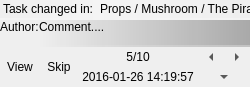
<?xml version="1.0" encoding="UTF-8"?>
<ui version="4.0">
 <class>floatNotify</class>
 <widget class="QWidget" name="floatNotify">
  <property name="geometry">
   <rect>
    <x>0</x>
    <y>0</y>
    <width>250</width>
    <height>87</height>
   </rect>
  </property>
  <property name="minimumSize">
   <size>
    <width>250</width>
    <height>80</height>
   </size>
  </property>
  <layout class="QGridLayout" name="gridLayout_2" rowstretch="0,1,0">
   <property name="margin">
    <number>0</number>
   </property>
   <property name="spacing">
    <number>0</number>
   </property>
   <item row="2" column="0" colspan="3">
    <layout class="QGridLayout" name="gridLayout">
     <property name="spacing">
      <number>0</number>
     </property>
     <item row="0" column="0" rowspan="3">
      <widget class="QToolButton" name="viewToolButton">
       <property name="sizePolicy">
        <sizepolicy hsizetype="Preferred" vsizetype="Preferred">
         <horstretch>0</horstretch>
         <verstretch>0</verstretch>
        </sizepolicy>
       </property>
       <property name="text">
        <string>View</string>
       </property>
       <property name="autoRaise">
        <bool>true</bool>
       </property>
      </widget>
     </item>
     <item row="0" column="5">
      <widget class="QToolButton" name="nextToolButton">
       <property name="sizePolicy">
        <sizepolicy hsizetype="Preferred" vsizetype="Preferred">
         <horstretch>0</horstretch>
         <verstretch>0</verstretch>
        </sizepolicy>
       </property>
       <property name="maximumSize">
        <size>
         <width>30</width>
         <height>20</height>
        </size>
       </property>
       <property name="text">
        <string>...</string>
       </property>
       <property name="autoRaise">
        <bool>true</bool>
       </property>
       <property name="arrowType">
        <enum>Qt::RightArrow</enum>
       </property>
      </widget>
     </item>
     <item row="0" column="4">
      <widget class="QToolButton" name="prevToolButton">
       <property name="sizePolicy">
        <sizepolicy hsizetype="Preferred" vsizetype="Preferred">
         <horstretch>0</horstretch>
         <verstretch>0</verstretch>
        </sizepolicy>
       </property>
       <property name="maximumSize">
        <size>
         <width>30</width>
         <height>20</height>
        </size>
       </property>
       <property name="text">
        <string>...</string>
       </property>
       <property name="autoRaise">
        <bool>true</bool>
       </property>
       <property name="arrowType">
        <enum>Qt::LeftArrow</enum>
       </property>
      </widget>
     </item>
     <item row="0" column="1" rowspan="3">
      <widget class="QToolButton" name="skipToolButton">
       <property name="sizePolicy">
        <sizepolicy hsizetype="Preferred" vsizetype="Preferred">
         <horstretch>0</horstretch>
         <verstretch>0</verstretch>
        </sizepolicy>
       </property>
       <property name="text">
        <string>Skip</string>
       </property>
       <property name="autoRaise">
        <bool>true</bool>
       </property>
      </widget>
     </item>
     <item row="2" column="4" colspan="2">
      <widget class="QToolButton" name="hideToolButton">
       <property name="sizePolicy">
        <sizepolicy hsizetype="Preferred" vsizetype="Preferred">
         <horstretch>0</horstretch>
         <verstretch>0</verstretch>
        </sizepolicy>
       </property>
       <property name="maximumSize">
        <size>
         <width>16777215</width>
         <height>20</height>
        </size>
       </property>
       <property name="text">
        <string>Hide</string>
       </property>
       <property name="autoRaise">
        <bool>true</bool>
       </property>
       <property name="arrowType">
        <enum>Qt::DownArrow</enum>
       </property>
      </widget>
     </item>
     <item row="0" column="2">
      <widget class="QLabel" name="posLabel">
       <property name="maximumSize">
        <size>
         <width>16777215</width>
         <height>18</height>
        </size>
       </property>
       <property name="accessibleDescription">
        <string notr="true"/>
       </property>
       <property name="styleSheet">
        <string notr="true">QLabel {
	padding: 4px;
}</string>
       </property>
       <property name="text">
        <string>5/10</string>
       </property>
       <property name="textFormat">
        <enum>Qt::PlainText</enum>
       </property>
       <property name="alignment">
        <set>Qt::AlignCenter</set>
       </property>
      </widget>
     </item>
     <item row="2" column="2">
      <widget class="QLabel" name="dateLabel">
       <property name="maximumSize">
        <size>
         <width>16777215</width>
         <height>18</height>
        </size>
       </property>
       <property name="accessibleDescription">
        <string notr="true"/>
       </property>
       <property name="styleSheet">
        <string notr="true">QLabel {
	padding: 4px;
}</string>
       </property>
       <property name="text">
        <string>2016-01-26 14:19:57</string>
       </property>
       <property name="textFormat">
        <enum>Qt::PlainText</enum>
       </property>
       <property name="alignment">
        <set>Qt::AlignCenter</set>
       </property>
      </widget>
     </item>
    </layout>
   </item>
   <item row="0" column="0" colspan="2">
    <widget class="QLabel" name="noteNameLabel">
     <property name="minimumSize">
      <size>
       <width>0</width>
       <height>20</height>
      </size>
     </property>
     <property name="maximumSize">
      <size>
       <width>16777215</width>
       <height>20</height>
      </size>
     </property>
     <property name="styleSheet">
      <string notr="true">QLabel {
	background: qlineargradient(spread:pad, x1:0, y1:0, x2:1, y2:0, stop:0 rgba(128, 128, 128, 0), stop:1 rgba(255, 255,255, 75));
    border-bottom: 2px solid qlineargradient(spread:pad, x1:0, y1:0, x2:1, y2:0, stop:0 rgba(255, 255, 255, 75), stop:1 rgba(255, 255,255, 0));
	padding: 0px;
}</string>
     </property>
     <property name="text">
      <string>Task changed in:</string>
     </property>
     <property name="textFormat">
      <enum>Qt::PlainText</enum>
     </property>
    </widget>
   </item>
   <item row="0" column="2">
    <widget class="QLabel" name="notePathLabel">
     <property name="minimumSize">
      <size>
       <width>0</width>
       <height>20</height>
      </size>
     </property>
     <property name="maximumSize">
      <size>
       <width>16777215</width>
       <height>20</height>
      </size>
     </property>
     <property name="styleSheet">
      <string notr="true">QLabel {
	background: qlineargradient(spread:pad, x1:0, y1:0, x2:1, y2:0, stop:0 rgba(255, 255, 255, 75), stop:1 rgba(64, 64,64, 0));
    border-bottom: 2px solid qlineargradient(spread:pad, x1:0, y1:0, x2:1, y2:0, stop:0 rgba(64, 64, 64, 0), stop:1 rgba(255, 255,255, 75));
	padding: 0px;
}</string>
     </property>
     <property name="text">
      <string>Props / Mushroom / The Pirate</string>
     </property>
     <property name="textFormat">
      <enum>Qt::PlainText</enum>
     </property>
    </widget>
   </item>
   <item row="1" column="0">
    <widget class="QLabel" name="authorLabel">
     <property name="sizePolicy">
      <sizepolicy hsizetype="Maximum" vsizetype="Preferred">
       <horstretch>0</horstretch>
       <verstretch>0</verstretch>
      </sizepolicy>
     </property>
     <property name="minimumSize">
      <size>
       <width>0</width>
       <height>25</height>
      </size>
     </property>
     <property name="text">
      <string>Author:</string>
     </property>
     <property name="textFormat">
      <enum>Qt::PlainText</enum>
     </property>
     <property name="alignment">
      <set>Qt::AlignLeading|Qt::AlignLeft|Qt::AlignTop</set>
     </property>
     <property name="margin">
      <number>2</number>
     </property>
    </widget>
   </item>
   <item row="1" column="1" colspan="2">
    <widget class="QLabel" name="commentLabel">
     <property name="minimumSize">
      <size>
       <width>0</width>
       <height>25</height>
      </size>
     </property>
     <property name="styleSheet">
      <string notr="true">QLabel {
	background: qlineargradient(spread:pad, x1:0, y1:0, x2:1, y2:0, stop:0 rgba(128, 128, 128, 0), stop:1 rgba(0, 0,0, 75));
    border-bottom: 2px solid qlineargradient(spread:pad, x1:0, y1:0, x2:1, y2:0, stop:0 rgba(255, 255, 255, 0), stop:1 rgba(255, 255,255, 75));
}</string>
     </property>
     <property name="text">
      <string>Comment....</string>
     </property>
     <property name="textFormat">
      <enum>Qt::PlainText</enum>
     </property>
     <property name="alignment">
      <set>Qt::AlignLeading|Qt::AlignLeft|Qt::AlignTop</set>
     </property>
     <property name="wordWrap">
      <bool>true</bool>
     </property>
     <property name="margin">
      <number>2</number>
     </property>
    </widget>
   </item>
  </layout>
 </widget>
 <resources/>
 <connections/>
</ui>
